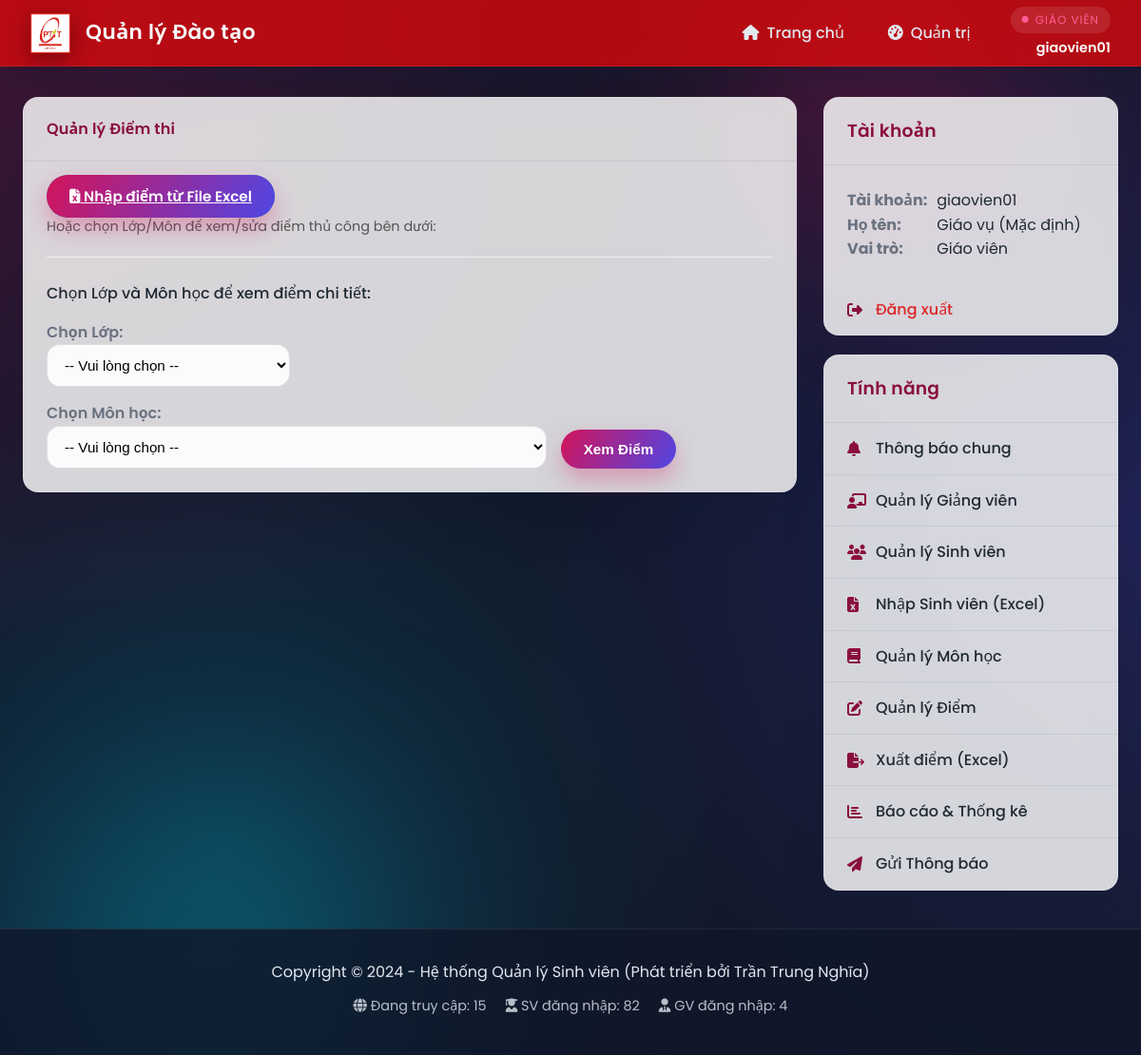
Screenshot of /admin/grades (signed in) with the database file from the repository.
### api/index.py (models this page shows, shortened)
class TaiKhoan(UserMixin, db.Model):
    __tablename__ = 'tai_khoan'
    username = db.Column(db.String(50), primary_key=True)
    password = db.Column(db.String(255), nullable=False)
    vai_tro = db.Column(db.Enum(VaiTroEnum), nullable=False)

class GiaoVien(db.Model):
    __tablename__ = 'giao_vien'
    ma_gv = db.Column(db.String(50), db.ForeignKey('tai_khoan.username', ondelete='CASCADE'), primary_key=True)
    ho_ten = db.Column(db.String(100), nullable=False, default='Giáo viên')
    gioi_tinh = db.Column(db.String(10), nullable=True)
    ngay_sinh = db.Column(db.Date, nullable=True)
    so_dien_thoai = db.Column(db.String(20), nullable=True)
    email = db.Column(db.String(150), unique=True, nullable=True)
    dia_chi = db.Column(db.String(255), nullable=True)
    van_phong = db.Column(db.String(120), nullable=True)
    avatar_url = db.Column(db.String(255), nullable=True)
    khoa_bo_mon = db.Column(db.String(120), nullable=True)
    hoc_vi = db.Column(db.String(100), nullable=True)
    chuc_vu = db.Column(db.String(100), nullable=True)
    linh_vuc = db.Column(db.Text, nullable=True)
    mon_hoc_phu_trach = db.Column(db.Text, nullable=True)
    so_nam_kinh_nghiem = db.Column(db.Integer, nullable=True)
    tai_khoan = db.relationship('TaiKhoan',
                                backref=db.backref('giao_vien', uselist=False, cascade='all, delete-orphan'),
                                foreign_keys=[ma_gv])

### api/index.py (the view, shortened to what this page needs)
@app.route('/admin/grades', methods=['GET']) # Chỉ dùng GET
@login_required
@role_required(VaiTroEnum.GIAOVIEN)
def admin_manage_grades():
    lop_hoc_tuples = db.session.query(SinhVien.lop).distinct().order_by(SinhVien.lop).all()
    danh_sach_lop = [lop[0] for lop in lop_hoc_tuples if lop[0]]
    danh_sach_mon_hoc = MonHoc.query.order_by(MonHoc.ten_mh).all()
    selected_lop = request.args.get('lop', None)
    selected_mh_id = request.args.get('ma_mh', None)
    grades_data = []
    selected_mon_hoc = None
    return render_template(
        'admin_manage_grades.html',
        danh_sach_lop=danh_sach_lop,
        danh_sach_mon_hoc=danh_sach_mon_hoc,
        selected_lop=selected_lop,           # Gửi lớp đã chọn
        selected_mh_id=selected_mh_id,       # Gửi mã môn đã chọn
        selected_mon_hoc=selected_mon_hoc, # Gửi thông tin môn học đã chọn
        grades_data=grades_data            # Gửi danh sách điểm chi tiết
    )

### api/index.py (called while the page is built)
@login_manager.user_loader
def load_user(user_id):
    return TaiKhoan.query.get(user_id)

@app.before_request
def apply_schema_patches():
    global _TEACHER_SCHEMA_PATCHED
    if _TEACHER_SCHEMA_PATCHED:
        return
    ensure_teacher_profile_columns()
    _TEACHER_SCHEMA_PATCHED = True

def role_required(vai_tro_enum):
    def decorator(f):
        @wraps(f)
        def decorated_function(*args, **kwargs):
            if not current_user.is_authenticated:
                return redirect(url_for('login'))
            if current_user.vai_tro != vai_tro_enum:
                abort(403)
            return f(*args, **kwargs)
        return decorated_function
    return decorator

### templates/admin_manage_grades.html (shortened to what this page needs)
{% extends "_layout.html" %}
{% block content %}
<div class="card">
    <div class="card-header">Quản lý Điểm thi</div>
    <div class="card-body">
        <div style="margin-bottom: 25px; padding-bottom: 20px; border-bottom: 1px solid #eee;">
            <a href="{{ url_for('admin_import_grades') }}" class="btn" style="background-color: #17a2b8;">
                <i class="fa-solid fa-file-excel"></i> Nhập điểm từ File Excel
            </a>
            <p style="font-size: 0.9em; color: #555; margin-top: 8px;">Hoặc chọn Lớp/Môn để xem/sửa điểm thủ công bên dưới:</p>
        </div>
        <p style="font-weight: 500;">Chọn Lớp và Môn học để xem điểm chi tiết:</p>
        <form method="GET" action="{{ url_for('admin_manage_grades') }}" style="margin-top: 15px;">
            <div style="display: flex; flex-wrap: wrap; gap: 15px; align-items: flex-end;">
                <div>
                    <label for="lop">Chọn Lớp:</label>
                    <select name="lop" id="lop" required>
                        <option value="">-- Vui lòng chọn --</option>
                    </select>
                </div>
                <div>
                    <label for="ma_mh">Chọn Môn học:</label>
                    <select name="ma_mh" id="ma_mh" required>
                        <option value="">-- Vui lòng chọn --</option>
                    </select>
                </div>
                <div>
                    <input type="submit" value="Xem Điểm">
                </div>
            </div>
        </form>
        </div> </div> {% endblock %}

### templates/_layout.html (shortened to what this page needs)
<!DOCTYPE html>
<html lang="vi">
<head>
    <link rel="stylesheet" href="https://cdnjs.cloudflare.com/ajax/libs/font-awesome/6.5.1/css/all.min.css">
    <link rel="stylesheet" href="{{ url_for('static', filename='css/app.css') }}">
</head>
<body>
<div class="app-shell">
    <header class="app-header">
        <div class="header-logo">
            <img src="{{ url_for('static', filename='Logo.png') }}" alt="Logo">
            <a href="{{ url_for('home') }}" class="header-logo-text">Quản lý Đào tạo</a>
        </div>
        <div class="header-actions">
            <nav class="header-nav">
                <a href="{{ url_for('home') }}" class="{% if request.endpoint == 'home' %}active{% endif %}">
                    <i class="fa-solid fa-house"></i>
                    <span>Trang chủ</span>
                </a>
                {% if current_user.is_authenticated %}
                    {% if current_user.vai_tro.value == 'SINHVIEN' %}
                        <a href="{{ url_for('student_dashboard') }}" class="{% if request.endpoint == 'student_dashboard' %}active{% endif %}">
                            <i class="fa-solid fa-graduation-cap"></i>
                            <span>Bảng tin SV</span>
                        </a>
                    {% else %}
                        <a href="{{ url_for('admin_dashboard') }}" class="{% if request.endpoint == 'admin_dashboard' %}active{% endif %}">
                            <i class="fa-solid fa-gauge-high"></i>
                            <span>Quản trị</span>
                        </a>
                    {% endif %}
                {% endif %}
            </nav>
            {% if current_user.is_authenticated %}
                <div class="header-user">
                    <span class="user-role">
                        <i class="fa-solid fa-circle"></i>
                        {{ 'Sinh viên' if current_user.vai_tro.value == 'SINHVIEN' else 'Giáo viên' }}
                    </span>
                    <span class="user-name">{{ current_user.username }}</span>
                </div>
            {% else %}
                <a href="{{ url_for('login') }}" class="btn btn-ghost header-login">
                    <i class="fa-solid fa-right-to-bracket"></i>
                    Đăng nhập
                </a>
            {% endif %}
        </div>
    </header>
    <div class="app-container">
        <main class="main-content">
            {% block content %}{% endblock %}
        </main>
        <aside class="sidebar-right">
    {% if current_user.is_authenticated %}
        <div class="sidebar-group">
            <h3 class="sidebar-header">Tài khoản</h3>
            <div class="sidebar-content">
                <strong>Tài khoản:</strong> {{ current_user.username }}<br>
                <strong>Họ tên:</strong>
                        {% if current_user.sinh_vien %}
                            {{ current_user.sinh_vien.ho_ten }}
                        {% elif current_user.giao_vien %}
                            {{ current_user.giao_vien.ho_ten }}
                        {% else %}
                            N/A
                        {% endif %}
                        <br>
                <strong>Vai trò:</strong> {{ 'Sinh viên' if current_user.vai_tro.value == 'SINHVIEN' else 'Giáo viên' }}
            </div>
            <nav class="sidebar-nav">
                <a href="{{ url_for('logout') }}" class="logout-link">
                    <i class="fa-solid fa-right-from-bracket"></i>
                    Đăng xuất
                </a>
            </nav>
        </div>
        <div class="sidebar-group">
            <h3 class="sidebar-header">Tính năng</h3>
            <nav class="sidebar-nav">
            {% if current_user.vai_tro.value == 'SINHVIEN' %}
                <a href="{{ url_for('student_dashboard') }}"><i class="fa-solid fa-bell"></i> Thông báo</a>
                <a href="{{ url_for('student_profile') }}"><i class="fa-solid fa-user-pen"></i> Thông tin cá nhân</a>
                <a href="#"><i class="fa-solid fa-book-open"></i> Chương trình học</a>
                <a href="{{ url_for('student_grades') }}"><i class="fa-solid fa-chart-simple"></i> Xem điểm & GPA</a>
                <a href="#"><i class="fa-solid fa-calendar-days"></i> Xem lịch học</a>
                <a href="#"><i class="fa-solid fa-file-pen"></i> Đăng ký môn học</a>
            {% elif current_user.vai_tro.value == 'GIAOVIEN' %}
                    <a href="{{ url_for('thong_bao_chung') }}"><i class="fa-solid fa-bell"></i> Thông báo chung</a>
                    <a href="{{ url_for('admin_manage_teachers') }}"><i class="fa-solid fa-chalkboard-user"></i> Quản lý Giảng viên</a>
                    <a href="{{ url_for('admin_manage_students') }}"><i class="fa-solid fa-users"></i> Quản lý Sinh viên</a>
                    <a href="{{ url_for('admin_import_students') }}"><i class="fa-solid fa-file-excel"></i> Nhập Sinh viên (Excel)</a>
                    <a href="{{ url_for('admin_manage_courses') }}"><i class="fa-solid fa-book"></i> Quản lý Môn học</a>
                    <a href="{{ url_for('admin_manage_grades') }}"><i class="fa-solid fa-pen-to-square"></i> Quản lý Điểm</a>
                    <a href="{{ url_for('admin_export_grades') }}" class="nav-link"><i class="fa-solid fa-file-export"></i> Xuất điểm (Excel)</a>
                    <a href="{{ url_for('admin_reports_index') }}"><i class="fa-solid fa-chart-bar"></i> Báo cáo & Thống kê</a>
                    <a href="{{ url_for('admin_send_notification') }}"><i class="fa-solid fa-paper-plane"></i> Gửi Thông báo</a>
                {% endif %}
            </nav>
        </div>
    {% endif %}
</aside>
    </div>
    <footer class="app-footer">
        <p>Copyright &copy; 2024 - Hệ thống Quản lý Sinh viên (Phát triển bởi Trần Trung Nghĩa)</p>
        <div class="footer-stats">
            <span><i class="fa-solid fa-globe"></i> Đang truy cập: 15</span>
            <span><i class="fa-solid fa-user-graduate"></i> SV đăng nhập: 82</span>
            <span><i class="fa-solid fa-user-tie"></i> GV đăng nhập: 4</span>
        </div>
    </footer>
</div>
</body>
</html>

### rows the page displays
TaiKhoan: vai_tro "GIÁO VIÊN", username "giaovien01", vai_tro "Giáo viên"
GiaoVien: giao_vien.ho_ten "Giáo vụ (Mặc định)"
